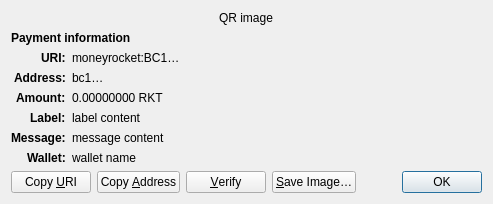
<?xml version="1.0" encoding="UTF-8"?>
<ui version="4.0">
 <class>ReceiveRequestDialog</class>
 <widget class="QDialog" name="ReceiveRequestDialog">
  <property name="geometry">
   <rect>
    <x>0</x>
    <y>0</y>
    <width>413</width>
    <height>229</height>
   </rect>
  </property>
  <property name="windowTitle">
   <string>Request payment to …</string>
  </property>
  <layout class="QGridLayout" name="gridLayout" columnstretch="0,1">
   <property name="sizeConstraint">
    <enum>QLayout::SetFixedSize</enum>
   </property>
   <item row="0" column="0" colspan="2" alignment="Qt::AlignHCenter">
    <widget class="QRImageWidget" name="qr_code">
     <property name="text">
      <string notr="true">QR image</string>
     </property>
     <property name="textInteractionFlags">
      <set>Qt::NoTextInteraction</set>
     </property>
    </widget>
   </item>
   <item row="1" column="0" colspan="2">
    <widget class="QLabel" name="payment_header">
     <property name="font">
      <font>
       <weight>75</weight>
       <bold>true</bold>
      </font>
     </property>
     <property name="text">
      <string>Payment information</string>
     </property>
     <property name="textInteractionFlags">
      <set>Qt::NoTextInteraction</set>
     </property>
    </widget>
   </item>
   <item row="2" column="0" alignment="Qt::AlignRight|Qt::AlignTop">
    <widget class="QLabel" name="uri_tag">
     <property name="font">
      <font>
       <weight>75</weight>
       <bold>true</bold>
      </font>
     </property>
     <property name="text">
      <string notr="true">URI:</string>
     </property>
     <property name="textFormat">
      <enum>Qt::PlainText</enum>
     </property>
     <property name="textInteractionFlags">
      <set>Qt::NoTextInteraction</set>
     </property>
    </widget>
   </item>
   <item row="2" column="1" alignment="Qt::AlignTop">
    <widget class="QLabel" name="uri_content">
     <property name="text">
      <string notr="true">moneyrocket:BC1…</string>
     </property>
     <property name="textFormat">
      <enum>Qt::RichText</enum>
     </property>
     <property name="wordWrap">
      <bool>true</bool>
     </property>
     <property name="textInteractionFlags">
      <set>Qt::TextSelectableByMouse</set>
     </property>
    </widget>
   </item>
   <item row="3" column="0" alignment="Qt::AlignRight|Qt::AlignTop">
    <widget class="QLabel" name="address_tag">
     <property name="font">
      <font>
       <weight>75</weight>
       <bold>true</bold>
      </font>
     </property>
     <property name="text">
      <string>Address:</string>
     </property>
     <property name="textInteractionFlags">
      <set>Qt::NoTextInteraction</set>
     </property>
    </widget>
   </item>
   <item row="3" column="1" alignment="Qt::AlignTop">
    <widget class="QLabel" name="address_content">
     <property name="text">
      <string notr="true">bc1…</string>
     </property>
     <property name="textFormat">
      <enum>Qt::PlainText</enum>
     </property>
     <property name="textInteractionFlags">
      <set>Qt::TextSelectableByMouse</set>
     </property>
    </widget>
   </item>
   <item row="4" column="0" alignment="Qt::AlignRight|Qt::AlignTop">
    <widget class="QLabel" name="amount_tag">
     <property name="font">
      <font>
       <weight>75</weight>
       <bold>true</bold>
      </font>
     </property>
     <property name="text">
      <string>Amount:</string>
     </property>
     <property name="textInteractionFlags">
      <set>Qt::NoTextInteraction</set>
     </property>
    </widget>
   </item>
   <item row="4" column="1" alignment="Qt::AlignTop">
    <widget class="QLabel" name="amount_content">
     <property name="text">
      <string notr="true">0.00000000 RKT</string>
     </property>
     <property name="textFormat">
      <enum>Qt::PlainText</enum>
     </property>
     <property name="textInteractionFlags">
      <set>Qt::TextSelectableByMouse</set>
     </property>
    </widget>
   </item>
   <item row="5" column="0" alignment="Qt::AlignRight|Qt::AlignTop">
    <widget class="QLabel" name="label_tag">
     <property name="font">
      <font>
       <weight>75</weight>
       <bold>true</bold>
      </font>
     </property>
     <property name="text">
      <string>Label:</string>
     </property>
     <property name="textInteractionFlags">
      <set>Qt::NoTextInteraction</set>
     </property>
    </widget>
   </item>
   <item row="5" column="1" alignment="Qt::AlignTop">
    <widget class="QLabel" name="label_content">
     <property name="text">
      <string notr="true">label content</string>
     </property>
     <property name="textFormat">
      <enum>Qt::PlainText</enum>
     </property>
     <property name="wordWrap">
      <bool>true</bool>
     </property>
     <property name="textInteractionFlags">
      <set>Qt::TextSelectableByMouse</set>
     </property>
    </widget>
   </item>
   <item row="6" column="0" alignment="Qt::AlignRight|Qt::AlignTop">
    <widget class="QLabel" name="message_tag">
     <property name="font">
      <font>
       <weight>75</weight>
       <bold>true</bold>
      </font>
     </property>
     <property name="text">
      <string>Message:</string>
     </property>
     <property name="textInteractionFlags">
      <set>Qt::NoTextInteraction</set>
     </property>
    </widget>
   </item>
   <item row="6" column="1" alignment="Qt::AlignTop">
    <widget class="QLabel" name="message_content">
     <property name="text">
      <string notr="true">message content</string>
     </property>
     <property name="textFormat">
      <enum>Qt::PlainText</enum>
     </property>
     <property name="wordWrap">
      <bool>true</bool>
     </property>
     <property name="textInteractionFlags">
      <set>Qt::TextSelectableByMouse</set>
     </property>
    </widget>
   </item>
   <item row="7" column="0" alignment="Qt::AlignRight|Qt::AlignTop">
    <widget class="QLabel" name="wallet_tag">
     <property name="font">
      <font>
       <weight>75</weight>
       <bold>true</bold>
      </font>
     </property>
     <property name="text">
      <string>Wallet:</string>
     </property>
     <property name="textInteractionFlags">
      <set>Qt::NoTextInteraction</set>
     </property>
    </widget>
   </item>
   <item row="7" column="1" alignment="Qt::AlignTop">
    <widget class="QLabel" name="wallet_content">
     <property name="text">
      <string notr="true">wallet name</string>
     </property>
     <property name="textFormat">
      <enum>Qt::PlainText</enum>
     </property>
     <property name="wordWrap">
      <bool>true</bool>
     </property>
     <property name="textInteractionFlags">
      <set>Qt::TextSelectableByMouse</set>
     </property>
    </widget>
   </item>
   <item row="8" column="0" colspan="2">
    <layout class="QHBoxLayout" name="horizontalLayout">
     <item>
      <widget class="QPushButton" name="btnCopyURI">
       <property name="text">
        <string>Copy &amp;URI</string>
       </property>
       <property name="autoDefault">
        <bool>false</bool>
       </property>
      </widget>
     </item>
     <item>
      <widget class="QPushButton" name="btnCopyAddress">
       <property name="text">
        <string>Copy &amp;Address</string>
       </property>
       <property name="autoDefault">
        <bool>false</bool>
       </property>
      </widget>
     </item>
     <item>
      <widget class="QPushButton" name="btnVerify">
       <property name="text">
        <string>&amp;Verify</string>
       </property>
       <property name="toolTip">
        <string>Verify this address on e.g. a hardware wallet screen</string>
       </property>
       <property name="autoDefault">
        <bool>false</bool>
       </property>
      </widget>
     </item>
     <item>
      <widget class="QPushButton" name="btnSaveAs">
       <property name="text">
        <string>&amp;Save Image…</string>
       </property>
       <property name="autoDefault">
        <bool>false</bool>
       </property>
      </widget>
     </item>
     <item>
      <spacer name="horizontalSpacer_2">
       <property name="orientation">
        <enum>Qt::Horizontal</enum>
       </property>
       <property name="sizeHint" stdset="0">
        <size>
         <width>40</width>
         <height>20</height>
        </size>
       </property>
      </spacer>
     </item>
     <item>
      <widget class="QDialogButtonBox" name="buttonBox">
       <property name="focusPolicy">
        <enum>Qt::StrongFocus</enum>
       </property>
       <property name="standardButtons">
        <set>QDialogButtonBox::Ok</set>
       </property>
      </widget>
     </item>
    </layout>
   </item>
  </layout>
 </widget>
 <customwidgets>
  <customwidget>
   <class>QRImageWidget</class>
   <extends>QLabel</extends>
   <header>qt/qrimagewidget.h</header>
  </customwidget>
 </customwidgets>
 <tabstops>
  <tabstop>buttonBox</tabstop>
  <tabstop>btnCopyURI</tabstop>
  <tabstop>btnCopyAddress</tabstop>
  <tabstop>btnSaveAs</tabstop>
 </tabstops>
 <resources/>
 <connections>
  <connection>
   <sender>buttonBox</sender>
   <signal>accepted()</signal>
   <receiver>ReceiveRequestDialog</receiver>
   <slot>accept()</slot>
   <hints>
    <hint type="sourcelabel">
     <x>135</x>
     <y>230</y>
    </hint>
    <hint type="destinationlabel">
     <x>135</x>
     <y>126</y>
    </hint>
   </hints>
  </connection>
 </connections>
</ui>
